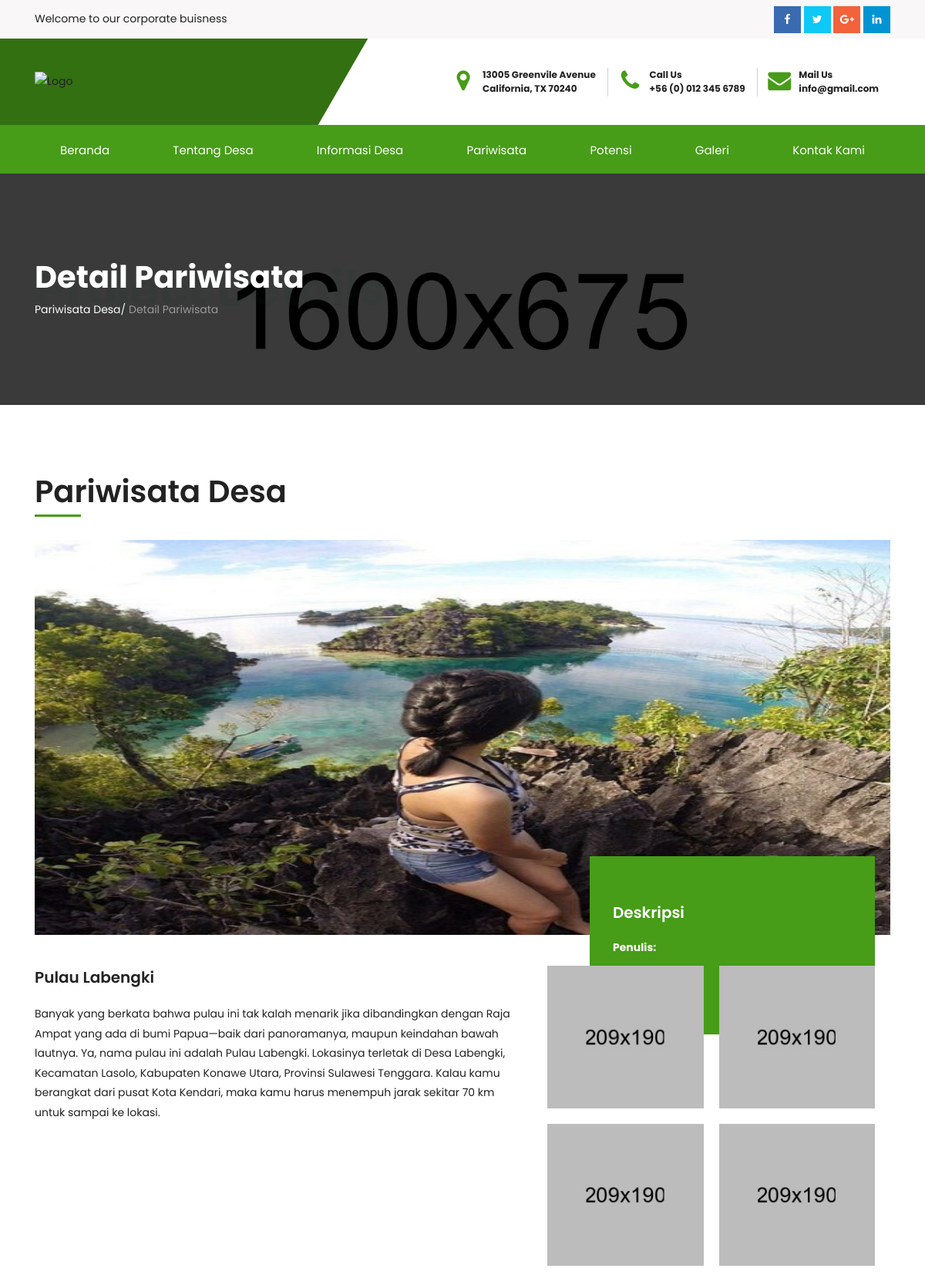
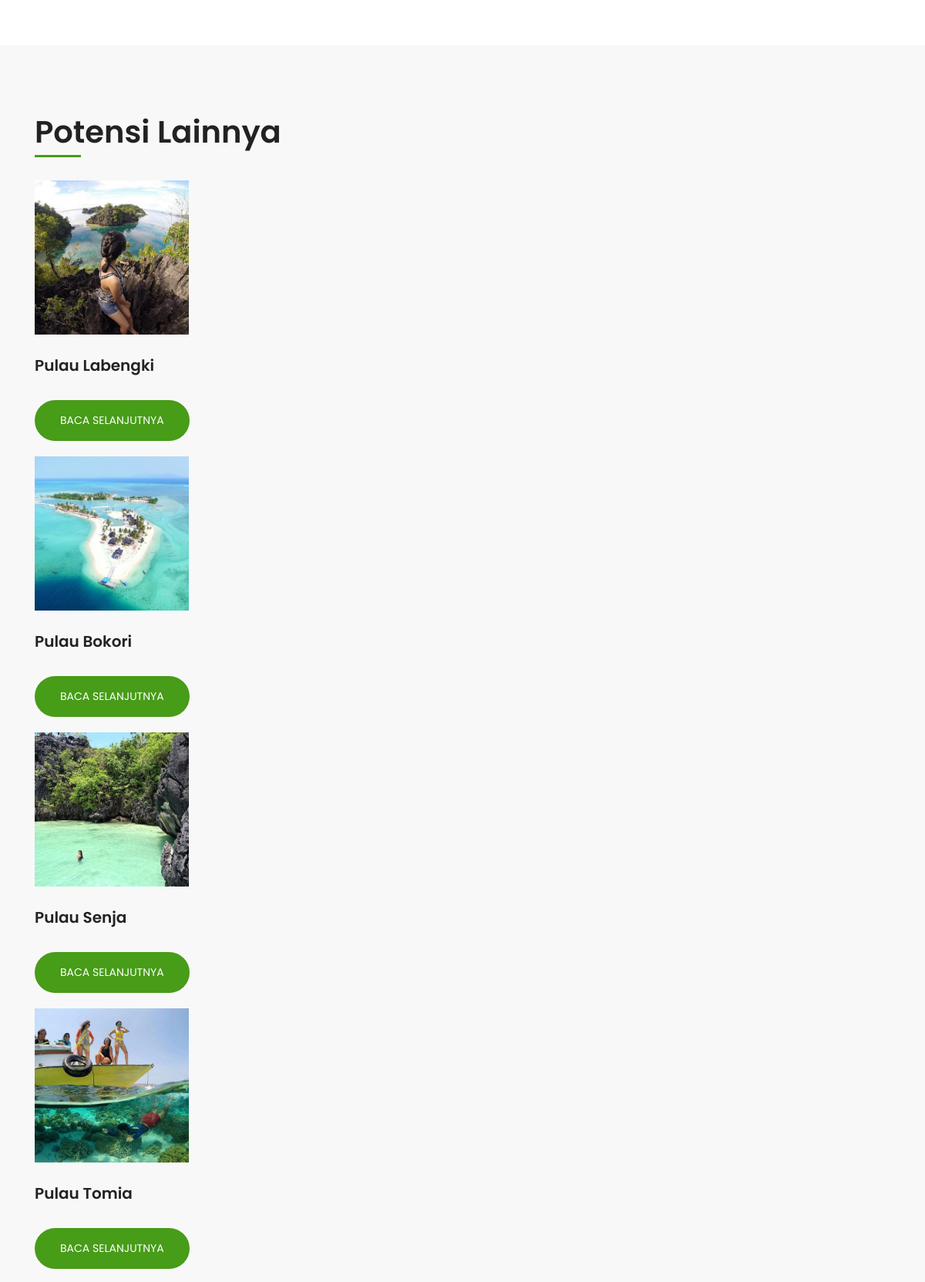
Page /index.php/home/detail_pariwisata?id=1 (upper part) on the committed database (2 pictures, top to bottom).
### tables this page shows
CREATE TABLE IF NOT EXISTS `table_pariwisata` (
  `pariwisata_id` int(11) NOT NULL,
  `pariwisata_name` varchar(200) NOT NULL,
  `pariwisata_desc` text NOT NULL,
  `pariwisata_image` text NOT NULL
);

### application/controllers/Home.php (called while the page is built, shortened)
<?php
class Home extends CI_Controller {
    function __construct() {
        $this->load->model("M_login");
        $this->load->model("M_gambar");
        $this->load->model("M_berita");
        $this->load->model("M_perangkat");
    		$this->load->model("M_foto");
    		$this->load->model("M_foto_kegiatan");
    		$this->load->model("M_video");
        $this->load->model("M_agenda");
		    $this->load->model("M_potensi");
		    $this->load->model("M_pariwisata");
		    $this->load->model("M_visi");
		    $this->load->model("M_sejarah_desa");
		    $this->load->model("M_sejarah_pemerintahan");
		    $this->load->model("M_perangkat");
		    $this->load->model("M_fasilitas");
        $this->load->library("pagination");
    }
    public function detail_pariwisata(){
      $id=$this->input->get('id');
      $data['pariwisata']=$this->M_pariwisata->tampil_detail_pariwisata($id);
      $data['pariwisata1']=$this->M_pariwisata->tampil_data_pariwisata();
      $this->load->view("frontend/detail_pariwisata",$data);
    }
}
?>

### index.php (called while the page is built, shortened)
<?php
require_once BASEPATH.'core/CodeIgniter.php';

### application/models/M_pariwisata.php (called while the page is built, shortened)
<?php
class M_pariwisata extends CI_Model{
	public function tampil_data_pariwisata() {
        $query  = $this->db->query("select * from table_pariwisata");
        return $query->result();
    }
	public function tampil_detail_pariwisata($id) {
        $query  = $this->db->query("select * from table_pariwisata where pariwisata_id='$id'");
        return $query->result();
    }
}
?>

### application/views/frontend/detail_pariwisata.php (the view, shortened to what this page needs)
<!DOCTYPE html>
<html lang="en">
	<head>
		<link href="<?php echo base_url()?>assets/assets/css/bootstrap.min.css" rel="stylesheet" type="text/css">
		<link href="<?php echo base_url()?>assets/assets/css/font-awesome.css" rel="stylesheet" type="text/css">
		<link href="<?php echo base_url()?>assets/assets/css/ionicons.css" rel="stylesheet" type="text/css">
		<link href="<?php echo base_url()?>assets/assets/css/jquery.fancybox.css" rel="stylesheet" type="text/css">
		<link href="<?php echo base_url()?>assets/assets/css/settings.css" type="text/css" rel="stylesheet" media="screen">
		<link href="<?php echo base_url()?>assets/assets/css/layers.css" type="text/css" rel="stylesheet" media="screen">
		<link href="<?php echo base_url()?>assets/assets/css/layers.css" type="text/css" rel="stylesheet" media="screen">
		<link href="<?php echo base_url()?>assets/assets/css/owl.carousel.css" type="text/css" rel="stylesheet" media="screen">
		<link href="<?php echo base_url()?>assets/assets/css/style.css" rel="stylesheet">
		<link href="<?php echo base_url()?>assets/assets/css/header.css" rel="stylesheet" type="text/css">
		<link href="<?php echo base_url()?>assets/assets/css/footer.css" rel="stylesheet" type="text/css" />
		<link href="<?php echo base_url()?>assets/assets/css/theme-color/default.css" rel="stylesheet" type="text/css" id="theme-color" />
	</head>
	<body>
		<header>
		<div class="top-part__block">
			<div class="container">
				<div class="row">
					<div class="col-sm-7">
						<p>
							Welcome to our corporate buisness
						</p>
					</div>
					<div class="col-sm-5">
						<div class="social-link__block text-right">
							<a href="#" class="facebook">
								<i class="fa fa-facebook"></i>
							</a>
							<a href="#" class="twitter">
								<i class="fa fa-twitter"></i>
							</a>
							<a href="#" class="google-plus">
								<i class="fa fa-google-plus"></i>
							</a>
							<a href="#" class="linkedin">
								<i class="fa fa-linkedin"></i>
							</a>
						</div>
					</div>
				</div>
			</div>
		</div>
		<div class="middel-part__block">
			<div class="container">
				<div class="row">
					<div class="col-lg-4 logo col-md-12 d-flex align-items-center">
							<a href="index.html">
								<img src="assets/images/logo.png" alt="Logo">
								</a>
					</div>
					<div class="col-lg-8 col-md-12">
						<div class="top-info__block text-right">
							<ul>
								<li>
									<i class="fa fa-map-marker"></i>
									<p>
										13005 Greenvile Avenue
										<span> California, TX 70240</span>
									</p>
								</li>
								<li>
									<i class="fa fa-phone"></i>
									<p>
										Call Us
										<span> +56 (0) 012 345 6789</span>
									</p>
								</li>
								<li>
									<i class="fa fa-envelope" aria-hidden="true"></i>
									<p>
										Mail Us
										<span>
											<a href="mailto:info@gmail.com">info@gmail.com</a>
										</span>
									</p>
								</li>
							</ul>
						</div>
					</div>
				</div>
			</div>
		</div>
		<div class="main_nav stricky-header__top navbar-toggleable-md">
			<nav class="navbar navbar-default navbar-sticky bootsnav">
				<div class="container">
					<div class="collapse navbar-collapse" id="navbar-menu">
						<ul class="nav navbar-nav mobile-menu d-flex justify-content-between">
							<li>
								<a href="<?php echo base_url();?>">Beranda</a>
							</li>
							<li>
								<a href="#!">Tentang Desa</a>
							</li>
							<li>
								<a href="javascript:avoid(0);">Informasi Desa</a>
							</li>
							<li>
								<a href="<?php echo site_url('Home/pariwisata');?>">Pariwisata</a>
							</li>
							<li>
								<a href="<?php echo site_url('Home/potensi');?>">Potensi</a>
							</li>
							<li>
								<a href="javascript:avoid(0);">Galeri</a>
							</li>
							<li>
								<a href="<?php echo site_url('Home/kontak');?>">Kontak Kami</a>
							</li>
						</ul>
					</div>
				</div>
			</nav>
		</div>
	</header>
		<section class="inner-intro bg-img light-color overlay-before parallax-background">
			<div class="container">
				<div class="row title">
					<div class="title_row">
						<h1 data-title="Project Details"><span>Detail Pariwisata</span></h1>
						<div class="page-breadcrumb">
							<a>Pariwisata Desa</a>/ <span>Detail Pariwisata</span>
						</div>
					</div>
				</div>
			</div>
		</section>
		<div id="project-detail-section" class="padding pb-60 pt-xs-60 pb-xs-30">
			<div class="container">
				<div class="row ">
					<div class="col-sm-12">
						<div class="heading-box pb-30 ">
							<h2><span>Pariwisata</span> Desa</h2>
							<span class="b-line l-left"></span>
						</div>
					</div>
				</div>
				<div class="row">
					<div class="col-sm-12">
						<div class="project-details">
							<figure>
                <?php
                foreach ($pariwisata as $key1) {
                ?>
								<center><img src="<?php echo base_url();?>assets/pariwisata/<?php echo $key1->pariwisata_image;?>" alt="" width="1920" height="512"></center>
							</figure>
							<div class="project-info col-sm-12 col-lg-4 ">
								<h3>Deskripsi</h3>
								<ul>
									<li>
										<strong>Penulis:</strong>
									</li>
									<li>
										<strong>Waktu:</strong>
									</li>
								</ul>
							</div>
						</div>
					</div>
					<div class="col-sm-12 col-lg-7 mt-30">
						<div class="box-title mb-20">
							<h3><?php echo $key1->pariwisata_name;?></h3>
						</div>
						<div class="text-content">
							<p>
								<?php echo $key1->pariwisata_desc;}?>
							</p>
						</div>
					</div>
					<div class="col-sm-12 col-lg-5 mt-40 mt-xs-15">
						<ul class="project-gallery text-right">
							<li>
								<a href="assets/images/popup/small-1-1.jpg" class="fancylight" data-fancybox-group="light"><img src="assets/images/popup/small-1-1.jpg" alt=""></a>
							</li>
							<li>
								<a href="assets/images/popup/small-2-1.jpg" class="fancylight" data-fancybox-group="light"><img src="assets/images/popup/small-2-1.jpg" alt=""></a>
							</li>
							<li>
								<a href="assets/images/popup/small-3-1.jpg" class="fancylight" data-fancybox-group="light"><img src="assets/images/popup/small-3-1.jpg" alt=""></a>
							</li>
							<li>
								<a href="assets/images/popup/small-4-1.jpg" class="fancylight" data-fancybox-group="light"><img src="assets/images/popup/small-4-1.jpg" alt=""></a>
							</li>
						</ul>
					</div>
				</div>
			</div>
		</div>
		<div class="padding gray-bg ptb-xs-40">
			<div class="container">
				<div class="row">
					<div class="col-sm-12">
						<div class="heading-box pb-30 ">
							<h2><span>Potensi</span> Lainnya</h2>
							<span class="b-line l-left"></span>
						</div>
					</div>
					<div class="col-sm-12">
						<div id="related-project" class="nf-carousel-theme">
              <?php
               foreach ($pariwisata1 as $key3) {
              ?>
							<div class="project-item">
								<div class="about-block clearfix">
									<figure>
										<a href="<?php echo base_url();?>assets/pariwisata/<?php echo $key3->pariwisata_image;?>"><img class="img-responsive" src="<?php echo base_url();?>assets/pariwisata/<?php echo $key3->pariwisata_image;?>" alt="Photo" height="200"></a>
									</figure>
									<div class="text-box mt-25">
										<div class="box-title mb-15">
											<h3><a href="<?php echo site_url("home/detail_pariwisata?id=".$key3->pariwisata_id);?>"><?php echo $key3->pariwisata_name;?></a></h3>
										</div>
										<div class="text-content">
											<a href="<?php echo site_url("home/detail_pariwisata?id=".$key3->pariwisata_id);?>" class="btn-text mt-15">Baca Selanjutnya</a>
										</div>
									</div>
								</div>
							</div>
              <?php
             }
              ?>
						</div>
					</div>
				</div>
			</div>
		</div>
	</body>
</html>

### assets/assets/css/header.css (style rules this page uses)
nav.navbar.bootsnav { margin-bottom: 0; -moz-border-radius: 0px; -webkit-border-radius: 0px; -o-border-radius: 0px; border-radius: 0px; background-color: #fff; border: none; z-index: 9; padding: 0px; }
nav.navbar.bootsnav ul.nav > li > a { color: #6f6f6f; background-color: transparent; outline: none; margin-bottom: -2px; }
@media (min-width: 1024px) { nav.navbar.bootsnav ul.nav > li > a { padding: 30px 15px; } }
.top-part__block { background-color: #f9f7f7; color: #7f8997; overflow: hidden; height: 50px; }
.top-info__block p, .top-part__block p { margin: 0; }
.top-part__block p { color: #222; margin-top: 12px; }
.social-link__block a { color: #fff !important; display: inline-block; width: 35px; height: 35px; line-height: 35px; text-align: center; margin-top: 2px; position: relative; z-index: 2; }
.social-link__block a.facebook { background-color: #3a6bb1; }
.social-link__block a.twitter { background-color: #0ec8f5; }
.social-link__block a.google-plus { background-color: #f2623b; }
.social-link__block a.linkedin { background-color: #0094d3; }
.social-link__block a:after { content: ''; position: absolute; background-color: #364c61; height: 100%; width: 100%; z-index: -1; top: 0; left: 0; opacity: 0; transform: scaleY(0); -webkit-transition: all 0.3s ease-in-out; -moz-transition: all 0.3s ease-in-out; -ms-transition: all 0.3s ease-in-out; -o-transition: all 0.3s ease-in-out; transition: all 0.3s ease-in-out; }
.social-link__block { padding-top: 6px; }
.top-info__block ul { list-style: outside none none; margin: 0; padding: 0; }
.top-info__block ul li { display: inline-block; position: relative; }
.top-info__block p span { color: #222; display: block; font-size: 12px; }
.middel-part__block { position: relative; }
.middel-part__block .logo a { display: inline-block; padding: 27px 0; width: 250px; }
.middel-part__block::before { background: #0c1f38; content: ""; height: 100%; left: 0; position: absolute; top: 0; width: 50%; margin-left: -400px; }
.top-info__block li i { color: #0c1f38; font-size: 30px; height: 50px; left: 0; line-height: 50px; margin-top: -25px; position: absolute; text-align: center; top: 46%; width: 50px; }
.top-info__block p { margin-right: 15px; padding-left: 50px; text-align: left; font-size: 12px; color: #222; line-height: 1.54; font-weight: bold; }
.top-info__block { padding-bottom: 34px; padding-top: 38px; }
.top-info__block li { border-right: 1px solid #cfcfd0; }
.top-info__block li:last-child { border: medium none; }
.middel-part__block .logo { background: #0c1f38 none repeat scroll 0 0; position: relative; }
.middel-part__block .logo:after { content: ""; background: #0c1f38 none repeat scroll 0 0; transform: skewX(-30deg); -webkit-transform: skewX(-30deg); height: 100%; width: 79px; right: -35px; position: absolute; top: 0; }
.top-part__block { position: relative; }
header { position: relative; z-index: 9999; }
.navbar-nav li a { text-transform: capitalize; }
.nav.navbar-nav { float: none; }
nav.navbar.bootsnav ul.nav > li { position: relative; }
nav.navbar.bootsnav ul.nav > li > a { color: #fff; font-size: 15px; padding: 20px 33px; display: block; }
@media (min-width: 992px) { .nav.navbar-nav { display: block; width: 100%; } }
@media (min-width: 992px) { .navbar-nav > li { display: inline-block; } }

### rows in the picture
table_pariwisata: pariwisata_image (picture), pariwisata_name "Pulau Labengki", pariwisata_desc "Banyak yang berkata bahwa pulau ini tak kalah menarik jika dibandingkan dengan Raja Ampat yang ada di bumi Papua—baik dari panoramanya, maupun keindahan bawah lautnya. Ya, nama pulau ini adalah Pulau Labengki. Lokasinya terletak di Desa Labengki, Kecamatan Lasolo, Kabupaten Konawe Utara, Provinsi Sulawesi Tenggara. Kalau kamu berangkat dari pusat Kota Kendari, maka kamu harus menempuh jarak sekitar 70 km untuk sampai ke lokasi."
table_pariwisata: pariwisata_image (picture), pariwisata_name "Pulau Bokori"
table_pariwisata: pariwisata_image (picture), pariwisata_name "Pulau Senja"
table_pariwisata: pariwisata_image (picture), pariwisata_name "Pulau Tomia"
